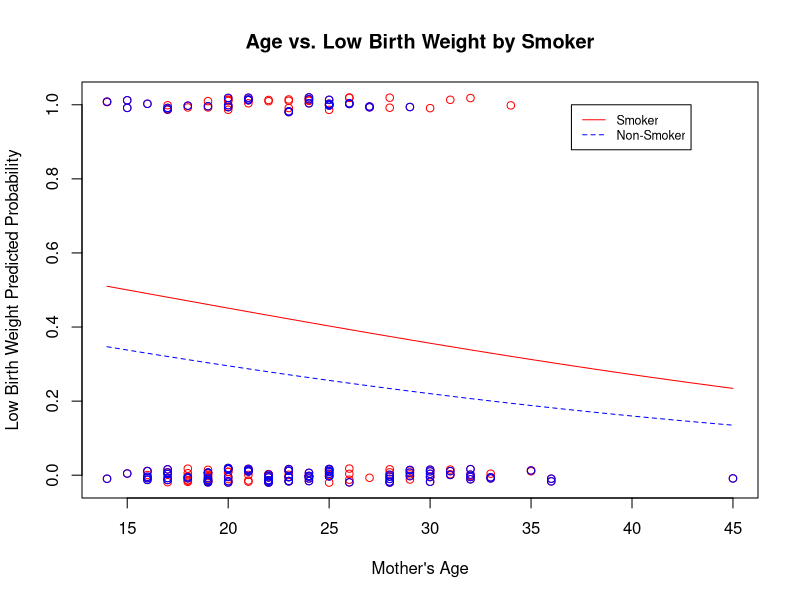

Reproduce this figure in R.
## ---- chunk 1
setwd("H:/GWU/Spring 2018/Lectures")
rm(list=ls())
data = read.table("birthweight.txt", header = T)

names(data)
dim(data)

attach(data)
summary(data)
## ---- chunk 2
logit = glm(low ~ age + lwt + smoke, family = binomial(link=logit))
summary(logit)
logit.coef = coefficients(logit)
logit.coef
exp(logit.coef)
## ---- chunk 3
logit$null.deviance - logit$deviance
qchisq(.05,3,lower.tail=FALSE)
## ---- chunk 4
lb = logit.coef[4] - qnorm(.05/2,lower.tail=FALSE) * .32581
ub = logit.coef[4] + qnorm(.05/2,lower.tail=FALSE) * .32581
c(lb,ub)
exp(c(lb,ub))
## ---- chunk 5
# 120 pound smoker #
newX = cbind(1, seq(from=min(age), to=max(age), by=1), 120, 1)
eta = newX %*% logit.coef
pred.prob = exp(eta) / (1 + exp(eta))
jitter.low = jitter(low,.1)
plot(age, jitter.low, main = "Age vs. Low Birth Weight by Smoker", xlab = "Mother's Age", ylab = "Low Birth Weight Predicted Probability",col='red')
points(age[smoke==0], jitter.low[smoke==0], col='blue') 
lines(seq(from=min(age), to=max(age), by=1), pred.prob, col='red')

# 120 pound non-smoker #
newX = cbind(1, seq(from=min(age), to=max(age), by=1), 120, 0)
eta = newX %*% logit.coef
pred.prob = exp(eta) / (1 + exp(eta))
lines(seq(from=min(age), to=max(age), by=1), pred.prob, col='blue',lty=2)
legend(37, 1, legend=c("Smoker", "Non-Smoker"), col=c("red", "blue"), lty=1:2, cex=.75)
## ---- chunk 6
Black = race == "black"
Other = race == "other"

logit2 = glm(low ~ age + lwt + smoke + Black + Other, family = binomial(link=logit))
summary(logit2)

diff.dev = deviance(logit) - deviance(logit2)
diff.dev

qchisq(.95,2)
